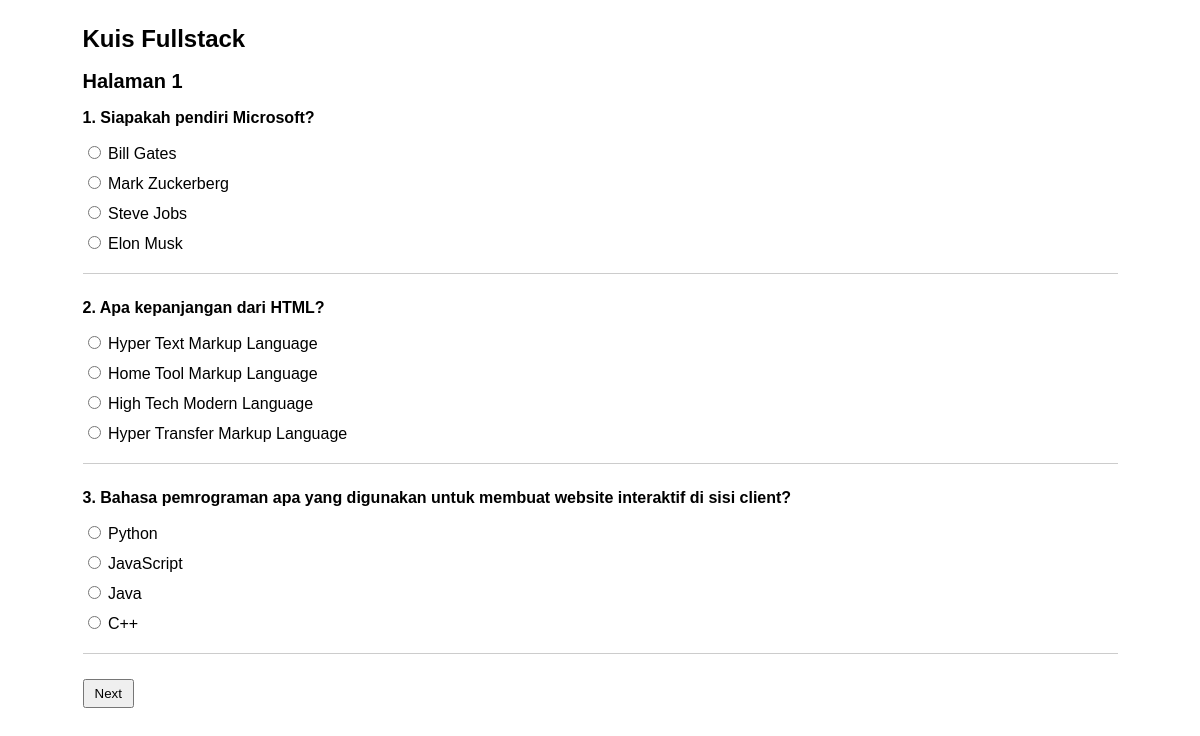
The page / on the database its author committed.
### tables this page shows
CREATE TABLE soal (
    idsoal INT AUTO_INCREMENT PRIMARY KEY,
    nomor INT NOT NULL,
    pertanyaan TEXT NOT NULL,
    halaman_ke INT NOT NULL
);

CREATE TABLE jawaban (
    idjawaban INT AUTO_INCREMENT PRIMARY KEY,
    idsoal INT NOT NULL,
    isi_jawaban TEXT NOT NULL,
    benarkah TINYINT(1) NOT NULL DEFAULT 0,
    FOREIGN KEY (idsoal) REFERENCES soal(idsoal)
);

### database.php (called while the page is built, shortened)
<?php
class database {
    private $host = "localhost";
    private $user = "root";
    private $pass = "";
    private $db_name = "fullstack";
    public function __construct() {
        $this->db = new mysqli($this->host, $this->user, $this->pass, $this->db_name);
    }
}
?>

### soal.php (called while the page is built, shortened)
<?php
require_once "database.php";
class soal extends database {
    public function getByHalaman($halaman) {
        $stmt = $this->db->prepare("SELECT * FROM soal WHERE halaman_ke = ? ORDER BY nomor");
        $stmt->bind_param("i", $halaman);
        $stmt->execute();
        $result = $stmt->get_result();
        $data = array();
        while ($row = $result->fetch_assoc()) {
            $data[] = $row;
        }
        return $data;
    }
    public function getAll() {
        $stmt = $this->db->prepare("SELECT * FROM soal ORDER BY nomor");
        $stmt->execute();
        $result = $stmt->get_result();
        $data = array();
        while ($row = $result->fetch_assoc()) {
            $data[] = $row;
        }
        return $data;
    }
}

### jawaban.php (called while the page is built, shortened)
<?php
require_once "database.php";
class jawaban extends database {
    public function getByIdSoal($idsoal) {
        $stmt = $this->db->prepare("SELECT * FROM jawaban WHERE idsoal = ?");
        $stmt->bind_param("i", $idsoal);
        $stmt->execute();
        $result = $stmt->get_result();
        $data = array();
        while ($row = $result->fetch_assoc()) {
            $data[] = $row;
        }
        return $data;
    }
}

### index.php (the view, shortened to what this page needs)
<?php
require_once "soal.php";
require_once "jawaban.php";
$objSoal = new soal();
$objJawaban = new jawaban();
$semua_soal = $objSoal->getAll();
$halaman = 1;
$selesai = false;
if (!$selesai) {
    $daftar_soal = $objSoal->getByHalaman($halaman);
?>
<!DOCTYPE html>
<html lang="id">
<head>
    <link rel="stylesheet" href="style.css">
</head>
<body>
<div class="container">
    <h1>Kuis Fullstack</h1>
    <h2>Halaman <?php echo $halaman; ?></h2>
    <?php if (!$semua_soal) { ?>
        <p>Belum ada soal. Silakan isi data soal dan jawaban terlebih dahulu.</p>
    <?php } else { ?>
    <form method="post" action="index.php">
        <?php foreach ($daftar_soal as $s) { ?>
        <div class="kartu">
            <h3><?php echo $s['nomor']; ?>. <?php echo htmlentities($s['pertanyaan']); ?></h3>
            <?php
            $opsi = $objJawaban->getByIdSoal($s['idsoal']);
            shuffle($opsi);
            $terpilih = 0;
            foreach ($opsi as $j) {
            ?>
            <p class="pilihan"><label>
                <input type="radio" name="jawaban_<?php echo $s['idsoal']; ?>"
                    value="<?php echo $j['idjawaban']; ?>"
                    <?php if ($terpilih == $j['idjawaban']) { echo 'checked'; } ?>>
                <?php echo htmlentities($j['isi_jawaban']); ?>
            </label></p>
            <?php } ?>
        </div>
        <?php } ?>
        <div class="navigasi">
            <input class="tombol" type="submit" name="action" value="Next">
        </div>
    </form>
    <?php } ?>
</div>
</body>
</html>
<?php } ?>

### style.css (style rules this page uses)
body { margin: 25px; font-family: Arial, sans-serif; font-size: 16px; color: black; background: white; }
.container { width: 90%; margin: 0 auto; }
h1 { font-size: 24px; }
h2 { font-size: 20px; }
h3 { font-size: 16px; }
.kartu { margin-bottom: 25px; padding-bottom: 10px; border-bottom: 1px solid #cccccc; }
.pilihan { margin: 10px 0; }
.navigasi { margin: 20px 0; }
.tombol { padding: 5px 10px; margin-right: 10px; }

### rows shown on the page
soal: nomor "1", pertanyaan "Siapakah pendiri Microsoft?"
jawaban: idjawaban "☐ Bill Gates", isi_jawaban "Bill Gates"
jawaban: idjawaban "☐ Mark Zuckerberg", isi_jawaban "Mark Zuckerberg"
jawaban: idjawaban "☐ Steve Jobs", isi_jawaban "Steve Jobs"
jawaban: idjawaban "☐ Elon Musk", isi_jawaban "Elon Musk"
soal: nomor "2", pertanyaan "Apa kepanjangan dari HTML?"
jawaban: idjawaban "☐ Hyper Text Markup Language", isi_jawaban "Hyper Text Markup Language"
jawaban: idjawaban "☐ Home Tool Markup Language", isi_jawaban "Home Tool Markup Language"
jawaban: idjawaban "☐ High Tech Modern Language", isi_jawaban "High Tech Modern Language"
jawaban: idjawaban "☐ Hyper Transfer Markup Language", isi_jawaban "Hyper Transfer Markup Language"
soal: nomor "3", pertanyaan "Bahasa pemrograman apa yang digunakan untuk membuat website interaktif di sisi client?"
jawaban: idjawaban "☐ Python", isi_jawaban "Python"
jawaban: idjawaban "☐ JavaScript", isi_jawaban "JavaScript"
jawaban: idjawaban "☐ Java", isi_jawaban "Java"
jawaban: idjawaban "☐ C++", isi_jawaban "C++"

### other values the page prints
$halaman "1"
